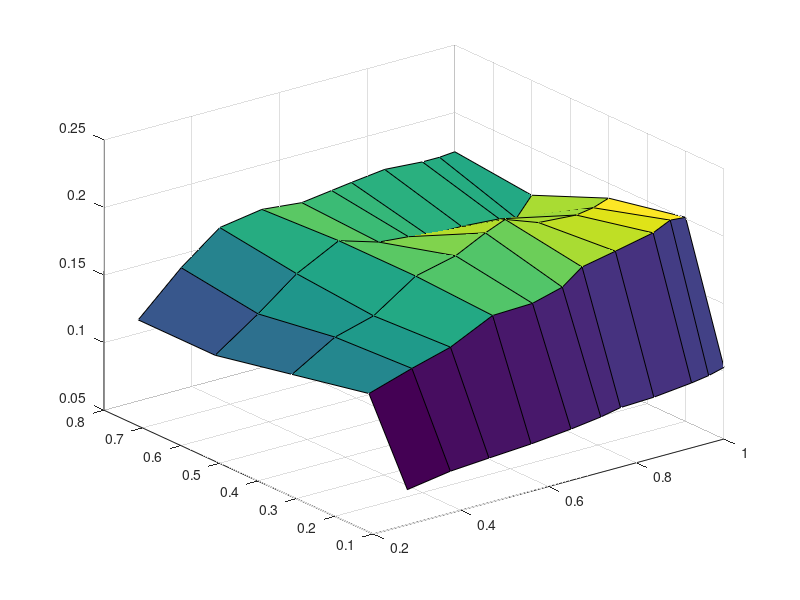

The MATLAB source for this figure:
z=[0.076,0.081,0.083,0.085,0.088,0.091,0.094,0.095,0.098,0.1,0.103;0.134,0.144,0.152,0.167,0.168,0.174,0.185,0.19,0.196,0.202,0.201;0.122,0.141,0.149,0.17,0.177,0.188,0.194,0.185,0.183,0.185,0.189;0.11,0.132,0.154,0.17,0.161,0.159,0.156,0.156,0.154,0.151,0.165;0.11,0.14,0.162,0.167,0.164,0.167,0.169,0.172,0.17,0.17,0.171]
tau=[0;0.1;0.2;0.3;0.4;0.5;0.6;0.7;0.8;0.9;1]
lam=[0.321,0.395,0.48,0.559,0.647,0.709,0.77,0.838,0.915,0.97,1;0.306,0.404,0.484,0.543,0.604,0.67,0.712,0.772,0.867,0.852,0.902;0.323,0.546,0.729,0.863,0.93,1.0141,1.042,1.002,0.992,0.994,0.964;0.318,0.628,0.849,0.988,1.028,0.997,0.988,1.0025,0.9743,0.984,0.998;0.311,0.686,0.969,0.96,0.958,0.968,0.951,0.966,0.964,0.956,0.948]
 wi=[0.1;0.2;0.4;0.6;0.8]
 tau=[0.278;0.376;0.464;0.56;0.651;0.719;0.764;0.84;0.926;0.965;1]
 surf(tau,wi,z)
 
 lam=[0.324,0.415,0.492,0.578,0.65,0.716,0.788,0.832,0.888,0.947,1;0.368,0.538,0.673,0.779,0.869,0.943,0.985,1.04,1.04,1.0137,0.9605;0.388,0.705,0.933,1.0944,1.1276,1.0265,1.0077,0.9993,0.9924,0.9781,0.9829;0.385,0.835,1.044,1.059,0.9752,0.9736,0.9661,0.9688,0.947,0.989,0.979;0.376,0.87,1.0888,1.0963,0.951,0.953,0.943,0.953,0.963,0.952,0.979]
 z=[0.0758,0.0821,0.0842,0.0862,0.0863,0.0914,0.0935,0.0977,0.10078,0.1039,0.0956;0.0768,0.0842,0.0914,0.0987,0.104,0.111,0.119,0.119,0.121,0.116,0.117;0.0706,0.0852,0.0987,0.105,0.111,0.104,0.104,0.102,0.106,0.1028,0.105;0.0727,0.0935,0.111,0.102,0.111,0.11,0.122,0.109,0.112,0.112,0.114;0.0748,0.108,0.12,0.118,0.116,0.114,0.114,0.115,0.114,0.12,0.113]